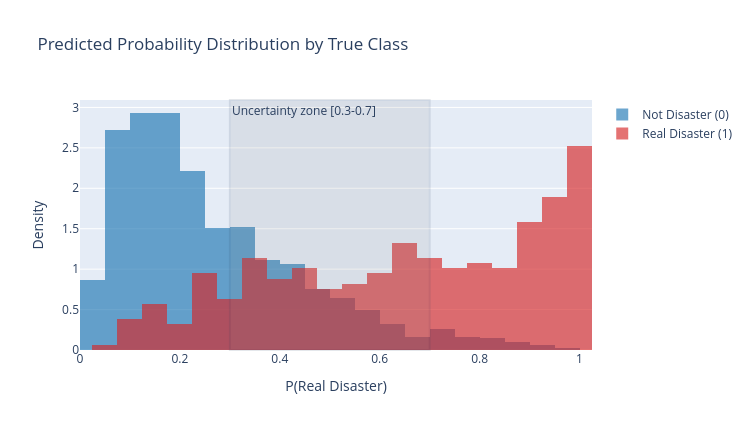

The notebook cell this image was saved under:
### Markdown cell above
### Analyse & Interprétation

- **Precision-disaster (~0.57)** is lower than recall (~0.68): the model generates more false alarms than it misses disasters.
- **FN count (101)** represents every real disaster the system silently drops — the highest-priority error type.
- **FP count (162)** causes alert fatigue; operationally less severe than missed events.
- The class imbalance (more non-disasters) naturally pushes the model toward higher specificity, explaining the precision gap.

### Code cell
fig = go.Figure()
for cls, color, label in zip([0, 1], COLORS, LABELS):
    mask = y_test == cls
    fig.add_trace(go.Histogram(
        x=y_proba[mask],
        name=label,
        marker_color=color,
        opacity=0.65,
        nbinsx=40,
        histnorm='probability density'
    ))

fig.add_vrect(
    x0=0.3, x1=0.7,
    fillcolor='gray', opacity=0.12,
    annotation_text='Uncertainty zone [0.3-0.7]',
    annotation_position='top left'
)
fig.update_layout(
    title='Predicted Probability Distribution by True Class',
    xaxis_title='P(Real Disaster)',
    yaxis_title='Density',
    barmode='overlay',
    width=750, height=430
)
try:
    fig.write_image(f'{FIG_DIR}/03_proba_distribution.png')
except Exception:
    pass
fig.show()

uncertain = (y_proba >= 0.3) & (y_proba <= 0.7)
print(f'Samples in uncertainty zone [0.3-0.7]: {uncertain.sum()} ({uncertain.mean():.1%})')
print(f'Error rate inside zone               : {(y_pred[uncertain] != y_test[uncertain]).mean():.1%}')

### Figure 1 — Plotly figure (JSON) as saved in the notebook; plotly's stock layout.template omitted (floating-point values rounded to 4 significant figures; data arrays with more than 128 entries replaced by an {"elided": "..."} marker saying what was removed)
{"data": [{"histnorm": "probability density", "marker": {"color": "#1f77b4"}, "name": "Not Disaster (0)", "nbinsx": 40, "opacity": 0.65, "type": "histogram", "x": {"elided": "1389 float values"}}, {"histnorm": "probability density", "marker": {"color": "#d62728"}, "name": "Real Disaster (1)", "nbinsx": 40, "opacity": 0.65, "type": "histogram", "x": {"elided": "317 float values"}}], "layout": {"annotations": [{"showarrow": false, "text": "Uncertainty zone [0.3-0.7]", "x": 0.3, "xanchor": "left", "xref": "x", "y": 1, "yanchor": "top", "yref": "y domain"}], "barmode": "overlay", "height": 430, "shapes": [{"fillcolor": "gray", "opacity": 0.12, "type": "rect", "x0": 0.3, "x1": 0.7, "xref": "x", "y0": 0, "y1": 1, "yref": "y domain"}], "title": {"text": "Predicted Probability Distribution by True Class"}, "width": 750, "xaxis": {"title": {"text": "P(Real Disaster)"}}, "yaxis": {"title": {"text": "Density"}}}}
